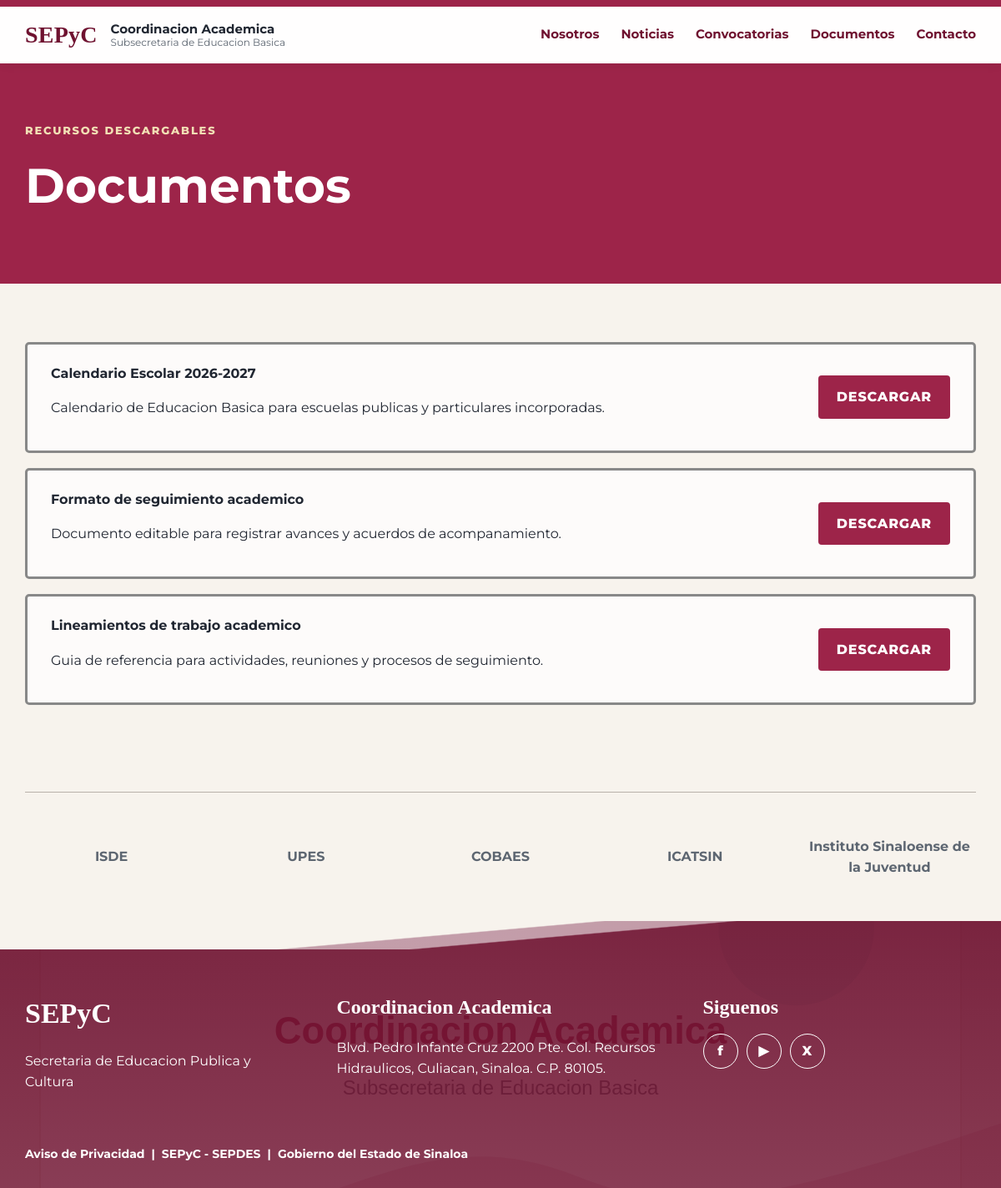
The page /documentos.php on the database its author committed.
### tables this page shows
CREATE TABLE menu_items (
    id INT UNSIGNED AUTO_INCREMENT PRIMARY KEY,
    label VARCHAR(120) NOT NULL,
    url VARCHAR(255) NOT NULL,
    sort_order INT NOT NULL DEFAULT 0,
    is_active TINYINT(1) NOT NULL DEFAULT 1
);

CREATE TABLE documents (
    id INT UNSIGNED AUTO_INCREMENT PRIMARY KEY,
    title VARCHAR(255) NOT NULL,
    description TEXT NULL,
    file_path VARCHAR(255) NULL,
    sort_order INT NOT NULL DEFAULT 0,
    is_active TINYINT(1) NOT NULL DEFAULT 1
);

CREATE TABLE allies (
    id INT UNSIGNED AUTO_INCREMENT PRIMARY KEY,
    name VARCHAR(180) NOT NULL,
    url VARCHAR(255) NOT NULL DEFAULT '#',
    image VARCHAR(255) NULL,
    sort_order INT NOT NULL DEFAULT 0,
    is_active TINYINT(1) NOT NULL DEFAULT 1
);

### includes/functions.php (called while the page is built, shortened)
<?php
require_once __DIR__ . '/database.php';
function e(?string $value): string
{
    return htmlspecialchars((string) $value, ENT_QUOTES, 'UTF-8');
}
function setting(string $key, string $fallback = ''): string
{
    static $settings = null;
    if ($settings === null) {
        try {
            $rows = db()->query('SELECT setting_key, setting_value FROM settings')->fetchAll();
            $settings = [];
            foreach ($rows as $row) {
                $settings[$row['setting_key']] = $row['setting_value'];
            }
        } catch (Throwable $exception) {
            $settings = [];
        }
    }
    return $settings[$key] ?? $fallback;
}
function rows(string $sql, array $params = []): array
{
    $statement = db()->prepare($sql);
    $statement->execute($params);
    return $statement->fetchAll();
}
function asset(string $path): string
{
    $base = trim(BASE_URL);
    return ($base ? rtrim($base, '/') . '/' : '') . 'assets/' . ltrim($path, '/');
}
function upload_url(?string $path): string
{
    if (!$path) {
        return asset('img/placeholder.svg');
    }
    $base = trim(UPLOAD_URL);
    return ($base ? rtrim($base, '/') . '/' : 'uploads/') . ltrim($path, '/');
}

### includes/database.php (called while the page is built, shortened)
<?php
function db(): PDO
{
    static $pdo = null;
    if ($pdo === null) {
        $dsn = 'mysql:host=' . DB_HOST . ';dbname=' . DB_NAME . ';charset=utf8mb4';
        $pdo = new PDO($dsn, DB_USER, DB_PASS, [
            PDO::ATTR_ERRMODE => PDO::ERRMODE_EXCEPTION,
            PDO::ATTR_DEFAULT_FETCH_MODE => PDO::FETCH_ASSOC,
        ]);
    }
    return $pdo;
}

### documentos.php (the view, shortened to what this page needs)
<?php
require_once __DIR__ . '/includes/functions.php';
$documents = rows('SELECT * FROM documents WHERE is_active = 1 ORDER BY sort_order, id');
require __DIR__ . '/includes/header.php';
?>
<section class="page-hero"><div class="container"><p class="eyebrow">Recursos descargables</p><h1>Documentos</h1></div></section>
<section class="section"><div class="container documents-list">
<?php foreach ($documents as $document): ?>
    <article class="document-item">
        <div><strong><?= e($document['title']) ?></strong><p><?= e($document['description']) ?></p></div>
        <a class="btn" href="<?= e(upload_url($document['file_path'])) ?>" target="_blank" rel="noopener">Descargar</a>
    </article>
<?php endforeach; ?>
</div></section>
<?php require __DIR__ . '/includes/footer.php'; ?>

### includes/header.php (shortened to what this page needs)
<?php
require_once __DIR__ . '/functions.php';
$menuItems = rows('SELECT label, url FROM menu_items WHERE is_active = 1 ORDER BY sort_order, id');
?>
<!doctype html>
<html lang="es">
<head>
    <meta name="description" content="<?= e(setting('site_description', 'Coordinacion Academica de la Subsecretaria de Educacion Basica')) ?>">
    <link rel="stylesheet" href="<?= e(asset('css/styles.css')) ?>">
</head>
<body>
<header class="site-header">
    <div class="topline"></div>
    <nav class="navbar container" aria-label="Menu principal">
        <a class="brand" href="<?= e(BASE_URL ? rtrim(BASE_URL, '/') . '/' : 'index.php') ?>">
            <span class="brand-mark">SEPyC</span>
            <span class="brand-text">
                <strong><?= e(setting('site_name', 'Coordinacion Academica')) ?></strong>
                <small>Subsecretaria de Educacion Basica</small>
            </span>
        </a>
        <div class="menu" data-menu>
            <?php foreach ($menuItems as $item): ?>
                <a href="<?= e($item['url']) ?>"><?= e($item['label']) ?></a>
            <?php endforeach; ?>
        </div>
    </nav>
</header>
<main>

### includes/footer.php (shortened to what this page needs)
<?php
$allies = rows('SELECT name, url, image FROM allies WHERE is_active = 1 ORDER BY sort_order, id');
?>
</main>
<footer class="site-footer">
    <?php if ($allies): ?>
        <section class="allies">
            <div class="container allies-grid">
                <?php foreach ($allies as $ally): ?>
                    <a href="<?= e($ally['url']) ?>" target="_blank" rel="noopener">
                        <?php if ($ally['image']): ?>
                            <img src="<?= e(upload_url($ally['image'])) ?>" alt="<?= e($ally['name']) ?>">
                        <?php else: ?>
                            <span><?= e($ally['name']) ?></span>
                        <?php endif; ?>
                    </a>
                <?php endforeach; ?>
            </div>
        </section>
    <?php endif; ?>
    <div class="footer-main">
        <div class="footer-wave" aria-hidden="true"></div>
        <div class="container footer-grid">
            <div>
                <div class="footer-logo">SEPyC</div>
                <p><?= e(setting('footer_department', 'Secretaria de Educacion Publica y Cultura')) ?></p>
            </div>
            <div>
                <h2><?= e(setting('footer_title', 'Coordinacion Academica')) ?></h2>
                <p><?= nl2br(e(setting('address', 'Blvd. Pedro Infante Cruz 2200 Pte. Col. Recursos Hidraulicos, Culiacan, Sinaloa.'))) ?></p>
            </div>
            <div>
                <h2>Siguenos</h2>
                <div class="social">
                    <a href="<?= e(setting('facebook_url', '#')) ?>" aria-label="Facebook">f</a>
                    <a href="<?= e(setting('youtube_url', '#')) ?>" aria-label="YouTube">▶</a>
                    <a href="<?= e(setting('x_url', '#')) ?>" aria-label="X">X</a>
                </div>
            </div>
        </div>
        <div class="container legal">
            <a href="#">Aviso de Privacidad</a>
            <span>|</span>
            <a href="#">SEPyC - SEPDES</a>
            <span>|</span>
            <a href="#">Gobierno del Estado de Sinaloa</a>
        </div>
    </div>
</footer>
</body>
</html>

### assets/css/styles.css (style rules this page uses)
:root { --wine: #9d2449; --wine-dark: #6f1230; --wine-deep: #5b0d26; --teal: #1aa6a1; --gold: #bda468; --green: #185d4b; --rose: #b13d51; --ink: #202631; --muted: #5d6671; --line: #ddd4ca; --paper: #f7f3ed; --white: #fff; --shadow: 0 16px 34px rgba(40, 35, 30, .14); }
* { box-sizing: border-box; }
body { margin: 0; color: var(--ink); background: var(--paper); font-family: "Montserrat", Arial, sans-serif; line-height: 1.6; }
a { color: inherit; text-decoration: none; }
.container { width: min(1140px, calc(100% - 40px)); margin: 0 auto; }
.topline { height: 8px; background: var(--wine); }
.site-header { position: sticky; top: 0; z-index: 30; background: rgba(255, 255, 255, .96); box-shadow: 0 2px 10px rgba(40, 35, 30, .08); }
.navbar { min-height: 68px; display: flex; align-items: center; justify-content: space-between; gap: 24px; }
.brand { display: flex; align-items: center; gap: 16px; }
.brand-mark { color: var(--wine-dark); font-family: Georgia, serif; font-size: 28px; font-weight: 800; letter-spacing: .2px; }
.brand-text { display: grid; line-height: 1.2; }
.brand-text strong { font-size: 15px; }
.brand-text small { color: var(--muted); font-size: 12px; }
.menu { display: flex; align-items: center; gap: 26px; color: var(--wine-dark); font-weight: 700; font-size: 15px; }
.menu a { padding: 20px 0; border-bottom: 3px solid transparent; }
.eyebrow { margin: 0 0 10px; color: #f1dfb4; font-weight: 800; text-transform: uppercase; letter-spacing: 1.8px; font-size: 13px; }
.btn { display: inline-flex; align-items: center; justify-content: center; min-height: 48px; padding: 13px 22px; border: 0; border-radius: 4px; background: var(--wine); color: var(--white); font-weight: 800; letter-spacing: .8px; text-transform: uppercase; cursor: pointer; }
.section { padding: 70px 0; }
.documents-list { display: grid; gap: 18px; }
.document-item { display: flex; align-items: center; justify-content: space-between; gap: 20px; padding: 22px 28px; background: rgba(255,255,255,.72); border: 3px solid #888; border-radius: 5px; }
.document-item strong { color: var(--ink); }
.page-hero { padding: 70px 0; background: var(--wine); color: var(--white); }
.page-hero h1 { margin: 0; font-size: clamp(34px, 5vw, 58px); }
.allies { padding: 34px 0 0; background: var(--paper); }
.allies-grid { display: grid; grid-template-columns: repeat(5, 1fr); gap: 26px; align-items: center; border-top: 1px solid #b9b1aa; padding-top: 34px; }
.allies a { min-height: 86px; display: grid; place-items: center; color: var(--muted); font-weight: 700; text-align: center; }
.site-footer { background: var(--paper); }
.footer-main { position: relative; overflow: hidden; margin-top: 34px; color: var(--white); background: linear-gradient(rgba(111,18,48,.92), rgba(111,18,48,.82)), url("../img/placeholder.svg") center / cover; }
.footer-wave { height: 34px; background: linear-gradient(175deg, var(--paper) 0 45%, rgba(255,255,255,.55) 46% 55%, transparent 56%); }
.footer-grid { display: grid; grid-template-columns: 1fr 1.2fr 1fr; gap: 46px; padding: 50px 0 46px; }
.footer-logo { font-family: Georgia, serif; font-size: 34px; font-weight: 800; }
.footer-grid h2 { margin: 0 0 12px; font-family: Georgia, serif; font-size: 24px; }
.social { display: flex; gap: 10px; }
.social a { display: grid; place-items: center; width: 42px; height: 42px; border: 1px solid var(--white); border-radius: 50%; font-weight: 800; }
.legal { padding: 0 0 30px; display: flex; gap: 8px; flex-wrap: wrap; font-size: 14px; font-weight: 700; }

### rows shown on the page
menu_items: label "Nosotros"
menu_items: label "Noticias"
menu_items: label "Convocatorias"
menu_items: label "Documentos"
menu_items: label "Contacto"
documents: title "Calendario Escolar 2026-2027", description "Calendario de Educacion Basica para escuelas publicas y particulares incorporadas."
documents: title "Formato de seguimiento academico", description "Documento editable para registrar avances y acuerdos de acompanamiento."
documents: title "Lineamientos de trabajo academico", description "Guia de referencia para actividades, reuniones y procesos de seguimiento."
allies: name "ISDE"
allies: name "UPES"
allies: name "COBAES"
allies: name "ICATSIN"
allies: name "Instituto Sinaloense de la Juventud"

### other values the page prints
setting('site_name', 'Coordinacion Academica') "Coordinacion Academica"
setting('footer_title', 'Coordinacion Academica') "Coordinacion Academica"
